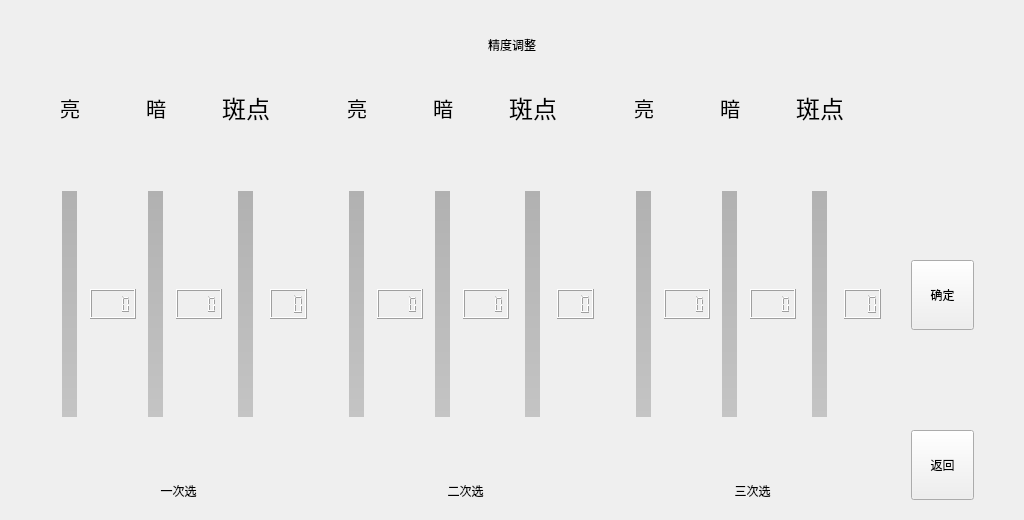
<?xml version="1.0" encoding="UTF-8"?>
<ui version="4.0">
 <class>FormAccuracyAdjust</class>
 <widget class="QWidget" name="FormAccuracyAdjust">
  <property name="geometry">
   <rect>
    <x>0</x>
    <y>0</y>
    <width>1024</width>
    <height>520</height>
   </rect>
  </property>
  <property name="windowTitle">
   <string>Form</string>
  </property>
  <layout class="QGridLayout" name="gridLayout_4">
   <property name="leftMargin">
    <number>50</number>
   </property>
   <property name="topMargin">
    <number>20</number>
   </property>
   <property name="rightMargin">
    <number>50</number>
   </property>
   <property name="bottomMargin">
    <number>20</number>
   </property>
   <property name="horizontalSpacing">
    <number>30</number>
   </property>
   <property name="verticalSpacing">
    <number>20</number>
   </property>
   <item row="1" column="0">
    <layout class="QGridLayout" name="gridLayout">
     <property name="horizontalSpacing">
      <number>0</number>
     </property>
     <property name="verticalSpacing">
      <number>10</number>
     </property>
     <item row="0" column="1">
      <widget class="QLabel" name="label_6">
       <property name="sizePolicy">
        <sizepolicy hsizetype="Preferred" vsizetype="Preferred">
         <horstretch>0</horstretch>
         <verstretch>0</verstretch>
        </sizepolicy>
       </property>
       <property name="font">
        <font>
         <pointsize>15</pointsize>
        </font>
       </property>
       <property name="text">
        <string>亮</string>
       </property>
       <property name="alignment">
        <set>Qt::AlignCenter</set>
       </property>
      </widget>
     </item>
     <item row="2" column="3" alignment="Qt::AlignHCenter">
      <widget class="QSlider" name="verticalSlider12">
       <property name="enabled">
        <bool>false</bool>
       </property>
       <property name="sizePolicy">
        <sizepolicy hsizetype="Expanding" vsizetype="MinimumExpanding">
         <horstretch>0</horstretch>
         <verstretch>0</verstretch>
        </sizepolicy>
       </property>
       <property name="minimumSize">
        <size>
         <width>25</width>
         <height>0</height>
        </size>
       </property>
       <property name="styleSheet">
        <string notr="true">QSlider::groove {
     /*border: 1px solid #999999;
     height: 330px; /* the groove expands to the size of the slider by default. by giving it a height, it has a fixed size */
	width:15px;
     background: qlineargradient(x1:0, y1:0, x2:0, y2:1, stop:0 #B1B1B1, stop:1 #c4c4c4);
     margin: 5px 0;
 }
 
QSlider::handle {
	border-image: url(:/image/slider.png);
     width: 25px;
     margin: -15px -25px; /* handle is placed by default on the contents rect of the groove. Expand outside the groove */
     border-radius: 3px;
 }</string>
       </property>
       <property name="minimum">
        <number>-255</number>
       </property>
       <property name="maximum">
        <number>255</number>
       </property>
       <property name="tracking">
        <bool>true</bool>
       </property>
       <property name="orientation">
        <enum>Qt::Vertical</enum>
       </property>
      </widget>
     </item>
     <item row="2" column="6">
      <widget class="QLCDNumber" name="lcdNumber13">
       <property name="sizePolicy">
        <sizepolicy hsizetype="Minimum" vsizetype="Fixed">
         <horstretch>0</horstretch>
         <verstretch>0</verstretch>
        </sizepolicy>
       </property>
       <property name="minimumSize">
        <size>
         <width>0</width>
         <height>30</height>
        </size>
       </property>
       <property name="smallDecimalPoint">
        <bool>true</bool>
       </property>
       <property name="digitCount">
        <number>3</number>
       </property>
       <property name="segmentStyle">
        <enum>QLCDNumber::Filled</enum>
       </property>
      </widget>
     </item>
     <item row="2" column="5" alignment="Qt::AlignHCenter">
      <widget class="QSlider" name="verticalSlider13">
       <property name="enabled">
        <bool>false</bool>
       </property>
       <property name="sizePolicy">
        <sizepolicy hsizetype="Expanding" vsizetype="MinimumExpanding">
         <horstretch>0</horstretch>
         <verstretch>0</verstretch>
        </sizepolicy>
       </property>
       <property name="minimumSize">
        <size>
         <width>25</width>
         <height>0</height>
        </size>
       </property>
       <property name="styleSheet">
        <string notr="true">QSlider::groove {
     /*border: 1px solid #999999;
     height: 330px; /* the groove expands to the size of the slider by default. by giving it a height, it has a fixed size */
	width:15px;
     background: qlineargradient(x1:0, y1:0, x2:0, y2:1, stop:0 #B1B1B1, stop:1 #c4c4c4);
     margin: 5px 0;
 }
 
QSlider::handle {
	border-image: url(:/image/slider.png);
     width: 25px;
     margin: -15px -25px; /* handle is placed by default on the contents rect of the groove. Expand outside the groove */
     border-radius: 3px;
 }</string>
       </property>
       <property name="minimum">
        <number>-5</number>
       </property>
       <property name="maximum">
        <number>5</number>
       </property>
       <property name="tracking">
        <bool>true</bool>
       </property>
       <property name="orientation">
        <enum>Qt::Vertical</enum>
       </property>
      </widget>
     </item>
     <item row="4" column="1" colspan="6">
      <widget class="QLabel" name="label_3">
       <property name="sizePolicy">
        <sizepolicy hsizetype="Preferred" vsizetype="Preferred">
         <horstretch>0</horstretch>
         <verstretch>0</verstretch>
        </sizepolicy>
       </property>
       <property name="text">
        <string>一次选</string>
       </property>
       <property name="alignment">
        <set>Qt::AlignCenter</set>
       </property>
      </widget>
     </item>
     <item row="2" column="2">
      <widget class="QLCDNumber" name="lcdNumber11">
       <property name="sizePolicy">
        <sizepolicy hsizetype="Minimum" vsizetype="Fixed">
         <horstretch>0</horstretch>
         <verstretch>0</verstretch>
        </sizepolicy>
       </property>
       <property name="minimumSize">
        <size>
         <width>0</width>
         <height>30</height>
        </size>
       </property>
       <property name="smallDecimalPoint">
        <bool>true</bool>
       </property>
       <property name="digitCount">
        <number>4</number>
       </property>
       <property name="segmentStyle">
        <enum>QLCDNumber::Filled</enum>
       </property>
      </widget>
     </item>
     <item row="2" column="4">
      <widget class="QLCDNumber" name="lcdNumber12">
       <property name="sizePolicy">
        <sizepolicy hsizetype="Minimum" vsizetype="Fixed">
         <horstretch>0</horstretch>
         <verstretch>0</verstretch>
        </sizepolicy>
       </property>
       <property name="minimumSize">
        <size>
         <width>0</width>
         <height>30</height>
        </size>
       </property>
       <property name="smallDecimalPoint">
        <bool>true</bool>
       </property>
       <property name="digitCount">
        <number>4</number>
       </property>
       <property name="segmentStyle">
        <enum>QLCDNumber::Filled</enum>
       </property>
      </widget>
     </item>
     <item row="0" column="3">
      <widget class="QLabel" name="label_4">
       <property name="sizePolicy">
        <sizepolicy hsizetype="Preferred" vsizetype="Preferred">
         <horstretch>0</horstretch>
         <verstretch>0</verstretch>
        </sizepolicy>
       </property>
       <property name="font">
        <font>
         <pointsize>15</pointsize>
        </font>
       </property>
       <property name="text">
        <string>暗</string>
       </property>
       <property name="alignment">
        <set>Qt::AlignCenter</set>
       </property>
      </widget>
     </item>
     <item row="0" column="5">
      <widget class="QLabel" name="label_5">
       <property name="sizePolicy">
        <sizepolicy hsizetype="Preferred" vsizetype="Preferred">
         <horstretch>0</horstretch>
         <verstretch>0</verstretch>
        </sizepolicy>
       </property>
       <property name="font">
        <font>
         <family>宋体</family>
         <pointsize>18</pointsize>
         <weight>50</weight>
         <italic>false</italic>
         <bold>false</bold>
        </font>
       </property>
       <property name="styleSheet">
        <string notr="true">font: 18pt &quot;宋体&quot;;</string>
       </property>
       <property name="text">
        <string>斑点</string>
       </property>
       <property name="alignment">
        <set>Qt::AlignCenter</set>
       </property>
      </widget>
     </item>
     <item row="2" column="1" alignment="Qt::AlignHCenter">
      <widget class="QSlider" name="verticalSlider11">
       <property name="enabled">
        <bool>false</bool>
       </property>
       <property name="sizePolicy">
        <sizepolicy hsizetype="Expanding" vsizetype="MinimumExpanding">
         <horstretch>0</horstretch>
         <verstretch>0</verstretch>
        </sizepolicy>
       </property>
       <property name="minimumSize">
        <size>
         <width>25</width>
         <height>0</height>
        </size>
       </property>
       <property name="styleSheet">
        <string notr="true">QSlider::groove {
     /*border: 1px solid #999999;
     height: 330px; /* the groove expands to the size of the slider by default. by giving it a height, it has a fixed size */
	width:15px;
     background: qlineargradient(x1:0, y1:0, x2:0, y2:1, stop:0 #B1B1B1, stop:1 #c4c4c4);
     margin: 5px 0;
 }
 
QSlider::handle {
	border-image: url(:/image/slider.png);
     width: 25px;
     margin: -15px -25px; /* handle is placed by default on the contents rect of the groove. Expand outside the groove */
     border-radius: 3px;
 }</string>
       </property>
       <property name="minimum">
        <number>-255</number>
       </property>
       <property name="maximum">
        <number>255</number>
       </property>
       <property name="tracking">
        <bool>true</bool>
       </property>
       <property name="orientation">
        <enum>Qt::Vertical</enum>
       </property>
      </widget>
     </item>
     <item row="1" column="0" colspan="2">
      <widget class="QWidget" name="widget_11u" native="true">
       <property name="sizePolicy">
        <sizepolicy hsizetype="Fixed" vsizetype="Fixed">
         <horstretch>40</horstretch>
         <verstretch>40</verstretch>
        </sizepolicy>
       </property>
       <property name="minimumSize">
        <size>
         <width>40</width>
         <height>40</height>
        </size>
       </property>
      </widget>
     </item>
     <item row="1" column="3">
      <widget class="QWidget" name="widget_12u" native="true">
       <property name="sizePolicy">
        <sizepolicy hsizetype="Fixed" vsizetype="Fixed">
         <horstretch>40</horstretch>
         <verstretch>40</verstretch>
        </sizepolicy>
       </property>
       <property name="minimumSize">
        <size>
         <width>40</width>
         <height>40</height>
        </size>
       </property>
      </widget>
     </item>
     <item row="1" column="5">
      <widget class="QWidget" name="widget_13u" native="true">
       <property name="sizePolicy">
        <sizepolicy hsizetype="Fixed" vsizetype="Fixed">
         <horstretch>40</horstretch>
         <verstretch>40</verstretch>
        </sizepolicy>
       </property>
       <property name="minimumSize">
        <size>
         <width>40</width>
         <height>40</height>
        </size>
       </property>
      </widget>
     </item>
     <item row="3" column="5">
      <widget class="QWidget" name="widget_13d" native="true">
       <property name="sizePolicy">
        <sizepolicy hsizetype="Fixed" vsizetype="Fixed">
         <horstretch>40</horstretch>
         <verstretch>40</verstretch>
        </sizepolicy>
       </property>
       <property name="minimumSize">
        <size>
         <width>40</width>
         <height>40</height>
        </size>
       </property>
      </widget>
     </item>
     <item row="3" column="3">
      <widget class="QWidget" name="widget_12d" native="true">
       <property name="sizePolicy">
        <sizepolicy hsizetype="Fixed" vsizetype="Fixed">
         <horstretch>40</horstretch>
         <verstretch>40</verstretch>
        </sizepolicy>
       </property>
       <property name="minimumSize">
        <size>
         <width>40</width>
         <height>40</height>
        </size>
       </property>
      </widget>
     </item>
     <item row="3" column="1">
      <widget class="QWidget" name="widget_11d" native="true">
       <property name="sizePolicy">
        <sizepolicy hsizetype="Fixed" vsizetype="Fixed">
         <horstretch>40</horstretch>
         <verstretch>40</verstretch>
        </sizepolicy>
       </property>
       <property name="minimumSize">
        <size>
         <width>40</width>
         <height>40</height>
        </size>
       </property>
      </widget>
     </item>
    </layout>
   </item>
   <item row="1" column="1">
    <layout class="QGridLayout" name="gridLayout_2">
     <property name="horizontalSpacing">
      <number>0</number>
     </property>
     <property name="verticalSpacing">
      <number>10</number>
     </property>
     <item row="2" column="2" alignment="Qt::AlignHCenter">
      <widget class="QSlider" name="verticalSlider22">
       <property name="enabled">
        <bool>false</bool>
       </property>
       <property name="sizePolicy">
        <sizepolicy hsizetype="Expanding" vsizetype="MinimumExpanding">
         <horstretch>0</horstretch>
         <verstretch>0</verstretch>
        </sizepolicy>
       </property>
       <property name="minimumSize">
        <size>
         <width>25</width>
         <height>0</height>
        </size>
       </property>
       <property name="styleSheet">
        <string notr="true">QSlider::groove {
     /*border: 1px solid #999999;
     height: 330px; /* the groove expands to the size of the slider by default. by giving it a height, it has a fixed size */
	width:15px;
     background: qlineargradient(x1:0, y1:0, x2:0, y2:1, stop:0 #B1B1B1, stop:1 #c4c4c4);
     margin: 5px 0;
 }
 
QSlider::handle {
	border-image: url(:/image/slider.png);
     width: 25px;
     margin: -15px -25px; /* handle is placed by default on the contents rect of the groove. Expand outside the groove */
     border-radius: 3px;
 }</string>
       </property>
       <property name="minimum">
        <number>-255</number>
       </property>
       <property name="maximum">
        <number>255</number>
       </property>
       <property name="tracking">
        <bool>true</bool>
       </property>
       <property name="orientation">
        <enum>Qt::Vertical</enum>
       </property>
      </widget>
     </item>
     <item row="2" column="5">
      <widget class="QLCDNumber" name="lcdNumber23">
       <property name="sizePolicy">
        <sizepolicy hsizetype="Minimum" vsizetype="Fixed">
         <horstretch>0</horstretch>
         <verstretch>0</verstretch>
        </sizepolicy>
       </property>
       <property name="minimumSize">
        <size>
         <width>0</width>
         <height>30</height>
        </size>
       </property>
       <property name="smallDecimalPoint">
        <bool>true</bool>
       </property>
       <property name="digitCount">
        <number>3</number>
       </property>
       <property name="segmentStyle">
        <enum>QLCDNumber::Filled</enum>
       </property>
      </widget>
     </item>
     <item row="2" column="4" alignment="Qt::AlignHCenter">
      <widget class="QSlider" name="verticalSlider23">
       <property name="enabled">
        <bool>false</bool>
       </property>
       <property name="sizePolicy">
        <sizepolicy hsizetype="Expanding" vsizetype="MinimumExpanding">
         <horstretch>0</horstretch>
         <verstretch>0</verstretch>
        </sizepolicy>
       </property>
       <property name="minimumSize">
        <size>
         <width>25</width>
         <height>0</height>
        </size>
       </property>
       <property name="styleSheet">
        <string notr="true">QSlider::groove {
     /*border: 1px solid #999999;
     height: 330px; /* the groove expands to the size of the slider by default. by giving it a height, it has a fixed size */
	width:15px;
     background: qlineargradient(x1:0, y1:0, x2:0, y2:1, stop:0 #B1B1B1, stop:1 #c4c4c4);
     margin: 5px 0;
 }
 
QSlider::handle {
	border-image: url(:/image/slider.png);
     width: 25px;
     margin: -15px -25px; /* handle is placed by default on the contents rect of the groove. Expand outside the groove */
     border-radius: 3px;
 }</string>
       </property>
       <property name="minimum">
        <number>-5</number>
       </property>
       <property name="maximum">
        <number>5</number>
       </property>
       <property name="tracking">
        <bool>true</bool>
       </property>
       <property name="orientation">
        <enum>Qt::Vertical</enum>
       </property>
      </widget>
     </item>
     <item row="2" column="1">
      <widget class="QLCDNumber" name="lcdNumber21">
       <property name="sizePolicy">
        <sizepolicy hsizetype="Minimum" vsizetype="Fixed">
         <horstretch>0</horstretch>
         <verstretch>0</verstretch>
        </sizepolicy>
       </property>
       <property name="minimumSize">
        <size>
         <width>0</width>
         <height>30</height>
        </size>
       </property>
       <property name="smallDecimalPoint">
        <bool>true</bool>
       </property>
       <property name="digitCount">
        <number>4</number>
       </property>
       <property name="segmentStyle">
        <enum>QLCDNumber::Filled</enum>
       </property>
      </widget>
     </item>
     <item row="2" column="3">
      <widget class="QLCDNumber" name="lcdNumber22">
       <property name="sizePolicy">
        <sizepolicy hsizetype="Minimum" vsizetype="Fixed">
         <horstretch>0</horstretch>
         <verstretch>0</verstretch>
        </sizepolicy>
       </property>
       <property name="minimumSize">
        <size>
         <width>0</width>
         <height>30</height>
        </size>
       </property>
       <property name="smallDecimalPoint">
        <bool>true</bool>
       </property>
       <property name="digitCount">
        <number>4</number>
       </property>
       <property name="segmentStyle">
        <enum>QLCDNumber::Filled</enum>
       </property>
      </widget>
     </item>
     <item row="0" column="0">
      <widget class="QLabel" name="label_9">
       <property name="sizePolicy">
        <sizepolicy hsizetype="Preferred" vsizetype="Preferred">
         <horstretch>0</horstretch>
         <verstretch>0</verstretch>
        </sizepolicy>
       </property>
       <property name="font">
        <font>
         <pointsize>15</pointsize>
        </font>
       </property>
       <property name="text">
        <string>亮</string>
       </property>
       <property name="alignment">
        <set>Qt::AlignCenter</set>
       </property>
      </widget>
     </item>
     <item row="4" column="0" colspan="6">
      <widget class="QLabel" name="label_10">
       <property name="sizePolicy">
        <sizepolicy hsizetype="Preferred" vsizetype="Preferred">
         <horstretch>0</horstretch>
         <verstretch>0</verstretch>
        </sizepolicy>
       </property>
       <property name="text">
        <string>二次选</string>
       </property>
       <property name="alignment">
        <set>Qt::AlignCenter</set>
       </property>
      </widget>
     </item>
     <item row="0" column="2">
      <widget class="QLabel" name="label_7">
       <property name="sizePolicy">
        <sizepolicy hsizetype="Preferred" vsizetype="Preferred">
         <horstretch>0</horstretch>
         <verstretch>0</verstretch>
        </sizepolicy>
       </property>
       <property name="font">
        <font>
         <pointsize>15</pointsize>
        </font>
       </property>
       <property name="text">
        <string>暗</string>
       </property>
       <property name="alignment">
        <set>Qt::AlignCenter</set>
       </property>
      </widget>
     </item>
     <item row="0" column="4">
      <widget class="QLabel" name="label_8">
       <property name="sizePolicy">
        <sizepolicy hsizetype="Preferred" vsizetype="Preferred">
         <horstretch>0</horstretch>
         <verstretch>0</verstretch>
        </sizepolicy>
       </property>
       <property name="font">
        <font>
         <family>宋体</family>
         <pointsize>18</pointsize>
         <weight>50</weight>
         <italic>false</italic>
         <bold>false</bold>
        </font>
       </property>
       <property name="styleSheet">
        <string notr="true">font: 18pt &quot;宋体&quot;;</string>
       </property>
       <property name="text">
        <string>斑点</string>
       </property>
       <property name="alignment">
        <set>Qt::AlignCenter</set>
       </property>
      </widget>
     </item>
     <item row="2" column="0" alignment="Qt::AlignHCenter">
      <widget class="QSlider" name="verticalSlider21">
       <property name="enabled">
        <bool>false</bool>
       </property>
       <property name="sizePolicy">
        <sizepolicy hsizetype="Expanding" vsizetype="MinimumExpanding">
         <horstretch>0</horstretch>
         <verstretch>0</verstretch>
        </sizepolicy>
       </property>
       <property name="minimumSize">
        <size>
         <width>25</width>
         <height>0</height>
        </size>
       </property>
       <property name="styleSheet">
        <string notr="true">QSlider::groove {
     /*border: 1px solid #999999;
     height: 330px; /* the groove expands to the size of the slider by default. by giving it a height, it has a fixed size */
	width:15px;
     background: qlineargradient(x1:0, y1:0, x2:0, y2:1, stop:0 #B1B1B1, stop:1 #c4c4c4);
     margin: 5px 0;
 }
 
QSlider::handle {
	border-image: url(:/image/slider.png);
     width: 25px;
     margin: -15px -25px; /* handle is placed by default on the contents rect of the groove. Expand outside the groove */
     border-radius: 3px;
 }</string>
       </property>
       <property name="minimum">
        <number>-255</number>
       </property>
       <property name="maximum">
        <number>255</number>
       </property>
       <property name="tracking">
        <bool>true</bool>
       </property>
       <property name="orientation">
        <enum>Qt::Vertical</enum>
       </property>
      </widget>
     </item>
     <item row="1" column="0">
      <widget class="QWidget" name="widget_21u" native="true">
       <property name="sizePolicy">
        <sizepolicy hsizetype="Fixed" vsizetype="Fixed">
         <horstretch>40</horstretch>
         <verstretch>40</verstretch>
        </sizepolicy>
       </property>
       <property name="minimumSize">
        <size>
         <width>40</width>
         <height>40</height>
        </size>
       </property>
      </widget>
     </item>
     <item row="1" column="2">
      <widget class="QWidget" name="widget_22u" native="true">
       <property name="sizePolicy">
        <sizepolicy hsizetype="Fixed" vsizetype="Fixed">
         <horstretch>40</horstretch>
         <verstretch>40</verstretch>
        </sizepolicy>
       </property>
       <property name="minimumSize">
        <size>
         <width>40</width>
         <height>40</height>
        </size>
       </property>
      </widget>
     </item>
     <item row="1" column="4">
      <widget class="QWidget" name="widget_23u" native="true">
       <property name="sizePolicy">
        <sizepolicy hsizetype="Fixed" vsizetype="Fixed">
         <horstretch>40</horstretch>
         <verstretch>40</verstretch>
        </sizepolicy>
       </property>
       <property name="minimumSize">
        <size>
         <width>40</width>
         <height>40</height>
        </size>
       </property>
      </widget>
     </item>
     <item row="3" column="4">
      <widget class="QWidget" name="widget_23d" native="true">
       <property name="sizePolicy">
        <sizepolicy hsizetype="Fixed" vsizetype="Fixed">
         <horstretch>40</horstretch>
         <verstretch>40</verstretch>
        </sizepolicy>
       </property>
       <property name="minimumSize">
        <size>
         <width>40</width>
         <height>40</height>
        </size>
       </property>
      </widget>
     </item>
     <item row="3" column="2">
      <widget class="QWidget" name="widget_15" native="true">
       <property name="sizePolicy">
        <sizepolicy hsizetype="Fixed" vsizetype="Fixed">
         <horstretch>40</horstretch>
         <verstretch>40</verstretch>
        </sizepolicy>
       </property>
       <property name="minimumSize">
        <size>
         <width>40</width>
         <height>40</height>
        </size>
       </property>
       <widget class="QWidget" name="widget_22d" native="true">
        <property name="geometry">
         <rect>
          <x>0</x>
          <y>0</y>
          <width>40</width>
          <height>40</height>
         </rect>
        </property>
        <property name="sizePolicy">
         <sizepolicy hsizetype="Fixed" vsizetype="Fixed">
          <horstretch>40</horstretch>
          <verstretch>40</verstretch>
         </sizepolicy>
        </property>
        <property name="minimumSize">
         <size>
          <width>40</width>
          <height>40</height>
         </size>
        </property>
       </widget>
      </widget>
     </item>
     <item row="3" column="0">
      <widget class="QWidget" name="widget_21d" native="true">
       <property name="sizePolicy">
        <sizepolicy hsizetype="Fixed" vsizetype="Fixed">
         <horstretch>40</horstretch>
         <verstretch>40</verstretch>
        </sizepolicy>
       </property>
       <property name="minimumSize">
        <size>
         <width>40</width>
         <height>40</height>
        </size>
       </property>
      </widget>
     </item>
    </layout>
   </item>
   <item row="1" column="2">
    <layout class="QGridLayout" name="gridLayout_3">
     <property name="horizontalSpacing">
      <number>0</number>
     </property>
     <property name="verticalSpacing">
      <number>10</number>
     </property>
     <item row="2" column="2" alignment="Qt::AlignHCenter">
      <widget class="QSlider" name="verticalSlider32">
       <property name="enabled">
        <bool>false</bool>
       </property>
       <property name="sizePolicy">
        <sizepolicy hsizetype="Expanding" vsizetype="MinimumExpanding">
         <horstretch>0</horstretch>
         <verstretch>0</verstretch>
        </sizepolicy>
       </property>
       <property name="minimumSize">
        <size>
         <width>25</width>
         <height>0</height>
        </size>
       </property>
       <property name="styleSheet">
        <string notr="true">QSlider::groove {
     /*border: 1px solid #999999;
     height: 330px; /* the groove expands to the size of the slider by default. by giving it a height, it has a fixed size */
	width:15px;
     background: qlineargradient(x1:0, y1:0, x2:0, y2:1, stop:0 #B1B1B1, stop:1 #c4c4c4);
     margin: 5px 0;
 }
 
QSlider::handle {
	border-image: url(:/image/slider.png);
     width: 25px;
     margin: -15px -25px; /* handle is placed by default on the contents rect of the groove. Expand outside the groove */
     border-radius: 3px;
 }</string>
       </property>
       <property name="minimum">
        <number>-255</number>
       </property>
       <property name="maximum">
        <number>255</number>
       </property>
       <property name="tracking">
        <bool>true</bool>
       </property>
       <property name="orientation">
        <enum>Qt::Vertical</enum>
       </property>
      </widget>
     </item>
     <item row="2" column="5">
      <widget class="QLCDNumber" name="lcdNumber33">
       <property name="sizePolicy">
        <sizepolicy hsizetype="Minimum" vsizetype="Fixed">
         <horstretch>0</horstretch>
         <verstretch>0</verstretch>
        </sizepolicy>
       </property>
       <property name="minimumSize">
        <size>
         <width>0</width>
         <height>30</height>
        </size>
       </property>
       <property name="smallDecimalPoint">
        <bool>true</bool>
       </property>
       <property name="digitCount">
        <number>3</number>
       </property>
       <property name="segmentStyle">
        <enum>QLCDNumber::Filled</enum>
       </property>
      </widget>
     </item>
     <item row="2" column="4" alignment="Qt::AlignHCenter">
      <widget class="QSlider" name="verticalSlider33">
       <property name="enabled">
        <bool>false</bool>
       </property>
       <property name="sizePolicy">
        <sizepolicy hsizetype="Expanding" vsizetype="MinimumExpanding">
         <horstretch>0</horstretch>
         <verstretch>0</verstretch>
        </sizepolicy>
       </property>
       <property name="minimumSize">
        <size>
         <width>25</width>
         <height>0</height>
        </size>
       </property>
       <property name="styleSheet">
        <string notr="true">QSlider::groove {
     /*border: 1px solid #999999;
     height: 330px; /* the groove expands to the size of the slider by default. by giving it a height, it has a fixed size */
	width:15px;
     background: qlineargradient(x1:0, y1:0, x2:0, y2:1, stop:0 #B1B1B1, stop:1 #c4c4c4);
     margin: 5px 0;
 }
 
QSlider::handle {
	border-image: url(:/image/slider.png);
     width: 25px;
     margin: -15px -25px; /* handle is placed by default on the contents rect of the groove. Expand outside the groove */
     border-radius: 3px;
 }</string>
       </property>
       <property name="minimum">
        <number>-5</number>
       </property>
       <property name="maximum">
        <number>5</number>
       </property>
       <property name="tracking">
        <bool>true</bool>
       </property>
       <property name="orientation">
        <enum>Qt::Vertical</enum>
       </property>
      </widget>
     </item>
     <item row="2" column="1">
      <widget class="QLCDNumber" name="lcdNumber31">
       <property name="sizePolicy">
        <sizepolicy hsizetype="Minimum" vsizetype="Fixed">
         <horstretch>0</horstretch>
         <verstretch>0</verstretch>
        </sizepolicy>
       </property>
       <property name="minimumSize">
        <size>
         <width>0</width>
         <height>30</height>
        </size>
       </property>
       <property name="smallDecimalPoint">
        <bool>true</bool>
       </property>
       <property name="digitCount">
        <number>4</number>
       </property>
       <property name="segmentStyle">
        <enum>QLCDNumber::Filled</enum>
       </property>
      </widget>
     </item>
     <item row="2" column="3">
      <widget class="QLCDNumber" name="lcdNumber32">
       <property name="sizePolicy">
        <sizepolicy hsizetype="Minimum" vsizetype="Fixed">
         <horstretch>0</horstretch>
         <verstretch>0</verstretch>
        </sizepolicy>
       </property>
       <property name="minimumSize">
        <size>
         <width>0</width>
         <height>30</height>
        </size>
       </property>
       <property name="smallDecimalPoint">
        <bool>true</bool>
       </property>
       <property name="digitCount">
        <number>4</number>
       </property>
       <property name="segmentStyle">
        <enum>QLCDNumber::Filled</enum>
       </property>
      </widget>
     </item>
     <item row="0" column="0">
      <widget class="QLabel" name="label_13">
       <property name="sizePolicy">
        <sizepolicy hsizetype="Preferred" vsizetype="Preferred">
         <horstretch>0</horstretch>
         <verstretch>0</verstretch>
        </sizepolicy>
       </property>
       <property name="font">
        <font>
         <pointsize>15</pointsize>
        </font>
       </property>
       <property name="text">
        <string>亮</string>
       </property>
       <property name="alignment">
        <set>Qt::AlignCenter</set>
       </property>
      </widget>
     </item>
     <item row="4" column="0" colspan="6">
      <widget class="QLabel" name="label_14">
       <property name="sizePolicy">
        <sizepolicy hsizetype="Preferred" vsizetype="Preferred">
         <horstretch>0</horstretch>
         <verstretch>0</verstretch>
        </sizepolicy>
       </property>
       <property name="text">
        <string>三次选</string>
       </property>
       <property name="alignment">
        <set>Qt::AlignCenter</set>
       </property>
      </widget>
     </item>
     <item row="0" column="2">
      <widget class="QLabel" name="label_11">
       <property name="sizePolicy">
        <sizepolicy hsizetype="Preferred" vsizetype="Preferred">
         <horstretch>0</horstretch>
         <verstretch>0</verstretch>
        </sizepolicy>
       </property>
       <property name="font">
        <font>
         <pointsize>15</pointsize>
        </font>
       </property>
       <property name="text">
        <string>暗</string>
       </property>
       <property name="alignment">
        <set>Qt::AlignCenter</set>
       </property>
      </widget>
     </item>
     <item row="0" column="4">
      <widget class="QLabel" name="label_12">
       <property name="sizePolicy">
        <sizepolicy hsizetype="Preferred" vsizetype="Preferred">
         <horstretch>0</horstretch>
         <verstretch>0</verstretch>
        </sizepolicy>
       </property>
       <property name="font">
        <font>
         <family>宋体</family>
         <pointsize>18</pointsize>
         <weight>50</weight>
         <italic>false</italic>
         <bold>false</bold>
        </font>
       </property>
       <property name="styleSheet">
        <string notr="true">font: 18pt &quot;宋体&quot;;</string>
       </property>
       <property name="text">
        <string>斑点</string>
       </property>
       <property name="alignment">
        <set>Qt::AlignCenter</set>
       </property>
      </widget>
     </item>
     <item row="2" column="0" alignment="Qt::AlignHCenter">
      <widget class="QSlider" name="verticalSlider31">
       <property name="enabled">
        <bool>false</bool>
       </property>
       <property name="sizePolicy">
        <sizepolicy hsizetype="Expanding" vsizetype="MinimumExpanding">
         <horstretch>0</horstretch>
         <verstretch>0</verstretch>
        </sizepolicy>
       </property>
       <property name="minimumSize">
        <size>
         <width>25</width>
         <height>0</height>
        </size>
       </property>
       <property name="styleSheet">
        <string notr="true">QSlider::groove {
     /*border: 1px solid #999999;
     height: 330px; /* the groove expands to the size of the slider by default. by giving it a height, it has a fixed size */
	width:15px;
     background: qlineargradient(x1:0, y1:0, x2:0, y2:1, stop:0 #B1B1B1, stop:1 #c4c4c4);
     margin: 5px 0;
 }
 
QSlider::handle {
	border-image: url(:/image/slider.png);
     width: 25px;
     margin: -15px -25px; /* handle is placed by default on the contents rect of the groove. Expand outside the groove */
     border-radius: 3px;
 }</string>
       </property>
       <property name="minimum">
        <number>-255</number>
       </property>
       <property name="maximum">
        <number>255</number>
       </property>
       <property name="tracking">
        <bool>true</bool>
       </property>
       <property name="orientation">
        <enum>Qt::Vertical</enum>
       </property>
      </widget>
     </item>
     <item row="1" column="0">
      <widget class="QWidget" name="widget_31u" native="true">
       <property name="sizePolicy">
        <sizepolicy hsizetype="Fixed" vsizetype="Fixed">
         <horstretch>40</horstretch>
         <verstretch>40</verstretch>
        </sizepolicy>
       </property>
       <property name="minimumSize">
        <size>
         <width>40</width>
         <height>40</height>
        </size>
       </property>
      </widget>
     </item>
     <item row="1" column="2">
      <widget class="QWidget" name="widget_32u" native="true">
       <property name="sizePolicy">
        <sizepolicy hsizetype="Fixed" vsizetype="Fixed">
         <horstretch>40</horstretch>
         <verstretch>40</verstretch>
        </sizepolicy>
       </property>
       <property name="minimumSize">
        <size>
         <width>40</width>
         <height>40</height>
        </size>
       </property>
      </widget>
     </item>
     <item row="1" column="4">
      <widget class="QWidget" name="widget_33u" native="true">
       <property name="sizePolicy">
        <sizepolicy hsizetype="Fixed" vsizetype="Fixed">
         <horstretch>40</horstretch>
         <verstretch>40</verstretch>
        </sizepolicy>
       </property>
       <property name="minimumSize">
        <size>
         <width>40</width>
         <height>40</height>
        </size>
       </property>
      </widget>
     </item>
     <item row="3" column="4">
      <widget class="QWidget" name="widget_33d" native="true">
       <property name="sizePolicy">
        <sizepolicy hsizetype="Fixed" vsizetype="Fixed">
         <horstretch>40</horstretch>
         <verstretch>40</verstretch>
        </sizepolicy>
       </property>
       <property name="minimumSize">
        <size>
         <width>40</width>
         <height>40</height>
        </size>
       </property>
      </widget>
     </item>
     <item row="3" column="2">
      <widget class="QWidget" name="widget_32d" native="true">
       <property name="sizePolicy">
        <sizepolicy hsizetype="Fixed" vsizetype="Fixed">
         <horstretch>40</horstretch>
         <verstretch>40</verstretch>
        </sizepolicy>
       </property>
       <property name="minimumSize">
        <size>
         <width>40</width>
         <height>40</height>
        </size>
       </property>
      </widget>
     </item>
     <item row="3" column="0">
      <widget class="QWidget" name="widget_31d" native="true">
       <property name="sizePolicy">
        <sizepolicy hsizetype="Fixed" vsizetype="Fixed">
         <horstretch>40</horstretch>
         <verstretch>40</verstretch>
        </sizepolicy>
       </property>
       <property name="minimumSize">
        <size>
         <width>40</width>
         <height>40</height>
        </size>
       </property>
      </widget>
     </item>
    </layout>
   </item>
   <item row="1" column="3">
    <layout class="QVBoxLayout" name="verticalLayout">
     <property name="spacing">
      <number>100</number>
     </property>
     <item>
      <widget class="QWidget" name="widget" native="true">
       <property name="sizePolicy">
        <sizepolicy hsizetype="Expanding" vsizetype="Preferred">
         <horstretch>0</horstretch>
         <verstretch>0</verstretch>
        </sizepolicy>
       </property>
      </widget>
     </item>
     <item>
      <widget class="QToolButton" name="toolButton_2">
       <property name="sizePolicy">
        <sizepolicy hsizetype="Preferred" vsizetype="Preferred">
         <horstretch>0</horstretch>
         <verstretch>0</verstretch>
        </sizepolicy>
       </property>
       <property name="text">
        <string>确定</string>
       </property>
      </widget>
     </item>
     <item>
      <widget class="QToolButton" name="toolButton">
       <property name="sizePolicy">
        <sizepolicy hsizetype="Preferred" vsizetype="Preferred">
         <horstretch>0</horstretch>
         <verstretch>0</verstretch>
        </sizepolicy>
       </property>
       <property name="text">
        <string>返回</string>
       </property>
      </widget>
     </item>
    </layout>
   </item>
   <item row="0" column="0" colspan="4">
    <widget class="QLabel" name="label">
     <property name="minimumSize">
      <size>
       <width>0</width>
       <height>50</height>
      </size>
     </property>
     <property name="text">
      <string>精度调整</string>
     </property>
     <property name="alignment">
      <set>Qt::AlignCenter</set>
     </property>
    </widget>
   </item>
  </layout>
 </widget>
 <resources/>
 <connections/>
</ui>
